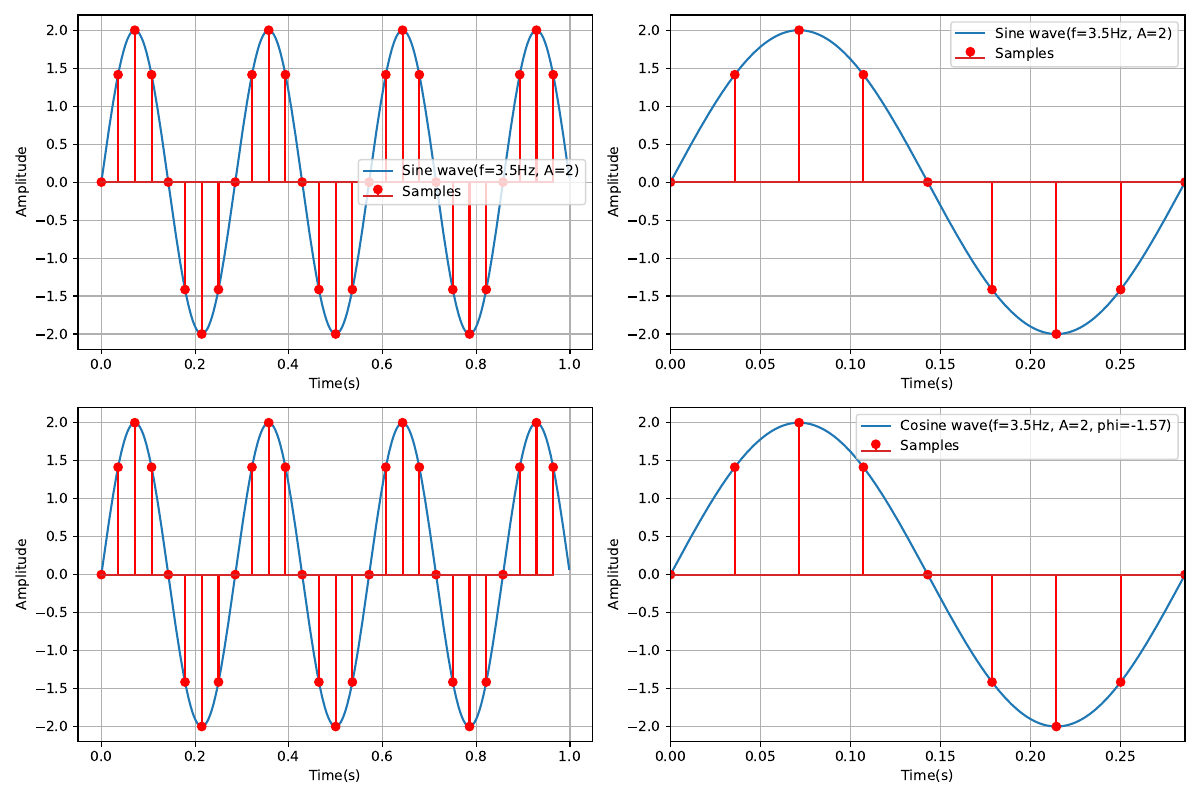

Write the Python code that produced this figure.
import numpy as np
import matplotlib.pyplot as plt

from src.lib import signal


f_wave = 3.5
f_sample = f_wave * 8
duration_s = 1.0

# oversample the continuous plot by a factor of 20 to make it look smoother
t_cont = np.linspace(0, duration_s, int(duration_s * f_sample * 20), endpoint=False)
t_disc = np.arange(0, duration_s, 1 / f_sample)

x1 = signal.Sin(A=2, f=f_wave, phi=0)
x2 = signal.Cos(A=2, f=f_wave, phi=-np.pi / 2)

fig, ax = plt.subplots(2, 2, figsize=(12, 8))

ax[0, 0].plot(t_cont, x1(t_cont), label=x1)
ax[0, 0].stem(t_disc, x1(t_disc), linefmt="r-", label="Samples")
ax[0, 0].set_xlabel("Time(s)")
ax[0, 0].set_ylabel("Amplitude")
ax[0, 0].legend()
ax[0, 0].grid()

ax[0, 1].plot(t_cont, x1(t_cont), label=x1)
ax[0, 1].stem(t_disc, x1(t_disc), linefmt="r-", label="Samples")
ax[0, 1].set_xlim(0, 1 / f_wave)
ax[0, 1].set_xlabel("Time(s)")
ax[0, 1].set_ylabel("Amplitude")
ax[0, 1].legend()
ax[0, 1].grid()

ax[1, 0].plot(t_cont, x1(t_cont), label=x2)
ax[1, 0].stem(t_disc, x1(t_disc), linefmt="r-", label="Samples")
ax[1, 0].set_xlabel("Time(s)")
ax[1, 0].set_ylabel("Amplitude")
ax[1, 0].grid()

ax[1, 1].plot(t_cont, x2(t_cont), label=x2)
ax[1, 1].stem(t_disc, x2(t_disc), linefmt="r-", label="Samples")
ax[1, 1].set_xlim(0, 1 / f_wave)
ax[1, 1].set_xlabel("Time(s)")
ax[1, 1].set_ylabel("Amplitude")
ax[1, 1].legend()
ax[1, 1].grid()

plt.tight_layout()
plt.savefig("src/02/01.pdf", format="pdf")
plt.show()
